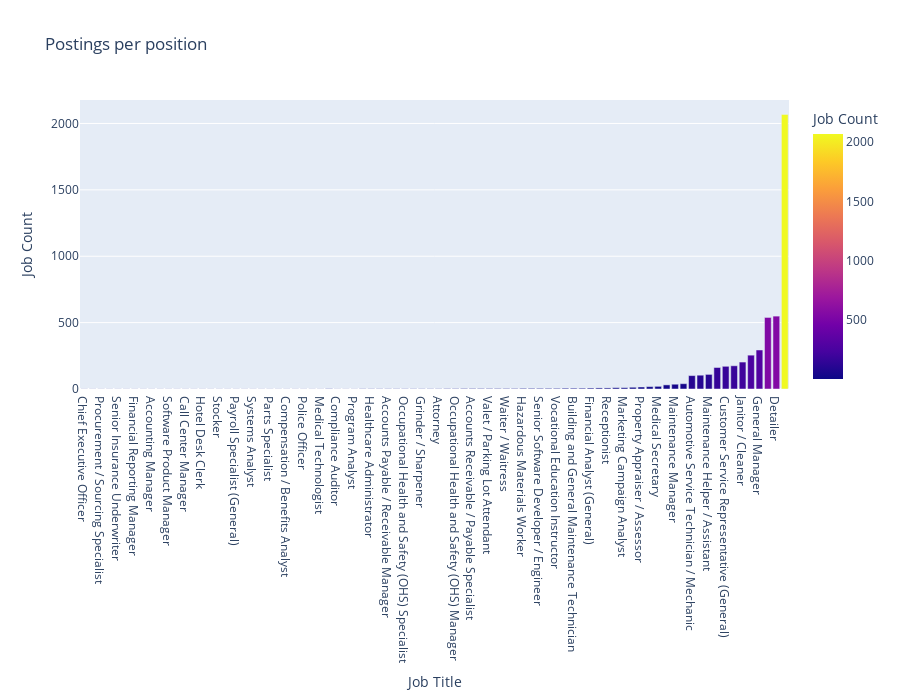

Here is the notebook cell this chart was saved with:
### Code cell
#Plot bar chart to show distrobution of job postings
data = px.data.gapminder()

fig = px.bar(posting_position_freq, x='Job Title', y='Job Count',
             hover_data=['LONG_OCC_CODE','Job Title', 'Job Count'],
             title="Postings per position",
             labels={'LONG_OCC_CODE':'Long OCC Code'},
             color='Job Count',
             height=700)
fig.show()
print(f'Total positions posted: {posting_position_freq["Job Title"].count()}')

### Figure 1 — Plotly figure (JSON) as saved in the notebook; plotly's stock layout.template omitted (floating-point values rounded to 4 significant figures)
{"data": [{"alignmentgroup": "True", "customdata": [["11-1011.00"], ["11-9021.00"], ["13-1021.00"], ["11-9111.94"], ["13-2053.00"], ["11-9013.02"], ["11-3031.92"], ["49-9031.00"], ["11-3031.00"], ["13-1081.00"], ["11-2021.92"], ["11-2021.91"], ["43-1011.93"], ["43-4161.00"], ["43-4081.00"], ["15-1131.91"], ["43-5081.01"], ["15-1199.95"], ["43-3051.00"], ["15-1111.91"], ["15-1152.00"], ["13-1121.00"], ["41-2022.00"], ["41-2011.00"], ["13-1141.00"], ["41-4011.00"], ["33-3051.01"], ["33-1099.00"], ["29-2011.00"], ["13-1199.02"], ["13-2011.02"], ["13-1151.00"], ["13-1111.00"], ["27-3043.04"], ["11-9111.00"], ["49-3031.00"], ["15-1122.00"], ["43-1011.98"], ["15-1142.00"], ["29-9012.00"], ["13-2011.93"], ["51-4033.00"], ["11-9199.96"], ["23-1011.00"], ["25-9031.00"], ["29-9011.00"], ["51-9061.00"], ["43-3031.00"], ["11-3011.91"], ["53-6021.00"], ["13-2011.94"], ["35-3031.00"], ["11-1021.91"], ["47-4041.91"], ["29-1071.91"], ["15-1131.00"], ["11-2022.00"], ["25-1194.00"], ["17-3013.00"], ["49-9071.91"], ["13-1071.92"], ["13-2051.00"], ["15-1151.00"], ["43-4171.00"], ["51-9121.00"], ["13-1161.91"], ["51-9012.92"], ["13-2021.00"], ["13-1071.91"], ["43-6013.00"], ["41-1011.00"], ["49-1011.00"], ["51-1011.92"], ["49-3023.00"], ["47-2141.00"], ["49-9098.00"], ["41-2031.00"], ["43-4051.00"], ["13-1051.00"], ["37-2011.00"], ["43-6014.00"], ["11-1021.92"], ["13-1032.00"], ["53-7061.00"], ["49-3021.00"]], "hovertemplate": "Job Title=%{x}<br>Job Count=%{marker.color}<br>Long OCC Code=%{customdata[0]}<extra></extra>", "legendgroup": "", "marker": {"color": [1, 1, 1, 1, 1, 1, 1, 1, 1, 1, 1, 1, 1, 1, 1, 1, 1, 1, 1, 1, 1, 1, 1, 1, 1, 1, 1, 1, 1, 1, 1, 1, 1, 2, 2, 2, 2, 2, 2, 2, 2, 2, 2, 2, 3, 3, 4, 4, 4, 4, 4, 4, 4, 5, 5, 5, 5, 5, 6, 6, 6, 7, 8, 8, 10, 10, 13, 15, 18, 20, 31, 36, 40, 101, 104, 110, 162, 171, 175, 203, 255, 294, 539, 549, 2068], "coloraxis": "coloraxis"}, "name": "", "offsetgroup": "", "orientation": "v", "showlegend": false, "textposition": "auto", "type": "bar", "x": ["Chief Executive Officer", "Construction Manager", "Procurement / Sourcing Specialist", "Medical Director (General)", "Senior Insurance Underwriter", "Farm / Ranch Manager", "Financial Reporting Manager", "Home Appliance Repairer", "Accounting Manager", "Logistician", "Software Product Manager", "Vice President of Marketing", "Call Center Manager", "Human Resources Assistant", "Hotel Desk Clerk", "Computer Programmer", "Stocker", "IT Director", "Payroll Specialist (General)", "Senior Data Scientist", "Systems Analyst", "Event Planner", "Parts Specialist", "Cashier", "Compensation / Benefits Analyst", "Sales Representative", "Police Officer", "Loss Prevention / Asset Protection Specialist", "Medical Technologist", "Cyber Security Analyst", "Compliance Auditor", "Training and Development Specialist", "Program Analyst", "Copywriter", "Healthcare Administrator", "Diesel Mechanic", "Cyber Security Analyst", "Accounts Payable / Receivable Manager", "Network Administrator", "Occupational Health and Safety (OHS) Specialist", "Senior Accountant", "Grinder / Sharpener", "Procurement / Sourcing Manager", "Attorney", "Curriculum and Instructional Designer / Developer", "Occupational Health and Safety (OHS) Manager", "Quality Inspector", "Accounts Receivable / Payable Specialist", "Facilities Manager", "Valet / Parking Lot Attendant", "Account Representative", "Waiter / Waitress", "Director of Operations", "Hazardous Materials Worker", "Physician Assistant", "Senior Software Developer / Engineer", "Sales Manager", "Vocational Education Instructor", "Mechanical / Electrical Drafter", "Building and General Maintenance Technician", "Human Resources Specialist", "Financial Analyst (General)", "Help Desk Technician / Analyst", "Receptionist", "Coating / Industrial Painter", "Marketing Campaign Analyst", "Manufacturing Machine Operator", "Property Appraiser / Assessor", "Recruiter (General)", "Medical Secretary", "Assistant Retail Store Manager", "Maintenance Manager", "Production Plant Manager", "Automotive Service Technician / Mechanic", "Painter", "Maintenance Helper / Assistant", "Retail Sales Associate (General)", "Customer Service Representative (General)", "Estimator", "Janitor / Cleaner", "Administrative Clerk / Coordinator", "General Manager", "Auto Damage Appraiser", "Detailer", "Auto Body Technician"], "xaxis": "x", "y": [1, 1, 1, 1, 1, 1, 1, 1, 1, 1, 1, 1, 1, 1, 1, 1, 1, 1, 1, 1, 1, 1, 1, 1, 1, 1, 1, 1, 1, 1, 1, 1, 1, 2, 2, 2, 2, 2, 2, 2, 2, 2, 2, 2, 3, 3, 4, 4, 4, 4, 4, 4, 4, 5, 5, 5, 5, 5, 6, 6, 6, 7, 8, 8, 10, 10, 13, 15, 18, 20, 31, 36, 40, 101, 104, 110, 162, 171, 175, 203, 255, 294, 539, 549, 2068], "yaxis": "y"}], "layout": {"barmode": "relative", "coloraxis": {"colorbar": {"title": {"text": "Job Count"}}, "colorscale": [[0, "#0d0887"], [0.1111, "#46039f"], [0.2222, "#7201a8"], [0.3333, "#9c179e"], [0.4444, "#bd3786"], [0.5556, "#d8576b"], [0.6667, "#ed7953"], [0.7778, "#fb9f3a"], [0.8889, "#fdca26"], [1, "#f0f921"]]}, "height": 700, "legend": {"tracegroupgap": 0}, "title": {"text": "Postings per position"}, "xaxis": {"anchor": "y", "domain": [0, 1], "title": {"text": "Job Title"}}, "yaxis": {"anchor": "x", "domain": [0, 1], "title": {"text": "Job Count"}}}}
